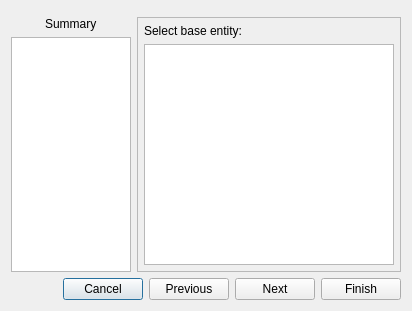
<?xml version="1.0" encoding="UTF-8"?>
<ui version="4.0">
 <class>entity_generator</class>
 <widget class="QDialog" name="entity_generator">
  <property name="windowModality">
   <enum>Qt::NonModal</enum>
  </property>
  <property name="geometry">
   <rect>
    <x>0</x>
    <y>0</y>
    <width>412</width>
    <height>311</height>
   </rect>
  </property>
  <property name="minimumSize">
   <size>
    <width>0</width>
    <height>0</height>
   </size>
  </property>
  <property name="maximumSize">
   <size>
    <width>466</width>
    <height>16777215</height>
   </size>
  </property>
  <property name="windowTitle">
   <string>New Entity</string>
  </property>
  <layout class="QVBoxLayout" name="verticalLayout_5">
   <item alignment="Qt::AlignHCenter">
    <widget class="QFrame" name="frame_pbar">
     <property name="sizePolicy">
      <sizepolicy hsizetype="Minimum" vsizetype="Minimum">
       <horstretch>0</horstretch>
       <verstretch>0</verstretch>
      </sizepolicy>
     </property>
     <property name="frameShape">
      <enum>QFrame::NoFrame</enum>
     </property>
     <property name="frameShadow">
      <enum>QFrame::Raised</enum>
     </property>
     <layout class="QHBoxLayout" name="pbar_layout">
      <property name="spacing">
       <number>0</number>
      </property>
      <property name="sizeConstraint">
       <enum>QLayout::SetMinimumSize</enum>
      </property>
      <property name="leftMargin">
       <number>0</number>
      </property>
      <property name="topMargin">
       <number>0</number>
      </property>
      <property name="rightMargin">
       <number>0</number>
      </property>
      <property name="bottomMargin">
       <number>0</number>
      </property>
     </layout>
    </widget>
   </item>
   <item>
    <layout class="QHBoxLayout" name="horizontalLayout_4">
     <item>
      <widget class="QFrame" name="frame_5">
       <property name="frameShape">
        <enum>QFrame::NoFrame</enum>
       </property>
       <property name="frameShadow">
        <enum>QFrame::Raised</enum>
       </property>
       <layout class="QVBoxLayout" name="verticalLayout">
        <property name="leftMargin">
         <number>0</number>
        </property>
        <property name="topMargin">
         <number>0</number>
        </property>
        <property name="rightMargin">
         <number>0</number>
        </property>
        <property name="bottomMargin">
         <number>0</number>
        </property>
        <item alignment="Qt::AlignHCenter">
         <widget class="QFrame" name="frame_14">
          <property name="frameShape">
           <enum>QFrame::NoFrame</enum>
          </property>
          <property name="frameShadow">
           <enum>QFrame::Raised</enum>
          </property>
          <layout class="QHBoxLayout" name="horizontalLayout_8">
           <property name="spacing">
            <number>0</number>
           </property>
           <property name="leftMargin">
            <number>0</number>
           </property>
           <property name="topMargin">
            <number>0</number>
           </property>
           <property name="rightMargin">
            <number>0</number>
           </property>
           <property name="bottomMargin">
            <number>0</number>
           </property>
           <item>
            <widget class="QLabel" name="label_6">
             <property name="text">
              <string>Summary</string>
             </property>
            </widget>
           </item>
          </layout>
         </widget>
        </item>
        <item>
         <widget class="QFrame" name="frame_15">
          <property name="frameShape">
           <enum>QFrame::NoFrame</enum>
          </property>
          <property name="frameShadow">
           <enum>QFrame::Raised</enum>
          </property>
          <layout class="QHBoxLayout" name="horizontalLayout_9">
           <property name="spacing">
            <number>0</number>
           </property>
           <property name="leftMargin">
            <number>0</number>
           </property>
           <property name="topMargin">
            <number>0</number>
           </property>
           <property name="rightMargin">
            <number>0</number>
           </property>
           <property name="bottomMargin">
            <number>0</number>
           </property>
           <item>
            <widget class="QTableView" name="table_summary">
             <property name="sizePolicy">
              <sizepolicy hsizetype="Ignored" vsizetype="Expanding">
               <horstretch>0</horstretch>
               <verstretch>0</verstretch>
              </sizepolicy>
             </property>
             <property name="minimumSize">
              <size>
               <width>120</width>
               <height>0</height>
              </size>
             </property>
             <attribute name="horizontalHeaderVisible">
              <bool>true</bool>
             </attribute>
            </widget>
           </item>
          </layout>
         </widget>
        </item>
       </layout>
      </widget>
     </item>
     <item>
      <widget class="QFrame" name="frame_2">
       <property name="sizePolicy">
        <sizepolicy hsizetype="Preferred" vsizetype="Expanding">
         <horstretch>0</horstretch>
         <verstretch>0</verstretch>
        </sizepolicy>
       </property>
       <property name="frameShape">
        <enum>QFrame::NoFrame</enum>
       </property>
       <property name="frameShadow">
        <enum>QFrame::Raised</enum>
       </property>
       <layout class="QVBoxLayout" name="verticalLayout_2">
        <property name="leftMargin">
         <number>0</number>
        </property>
        <property name="topMargin">
         <number>0</number>
        </property>
        <property name="rightMargin">
         <number>0</number>
        </property>
        <property name="bottomMargin">
         <number>0</number>
        </property>
        <item>
         <widget class="QStackedWidget" name="stackedWidget">
          <property name="maximumSize">
           <size>
            <width>300</width>
            <height>16777215</height>
           </size>
          </property>
          <property name="frameShape">
           <enum>QFrame::StyledPanel</enum>
          </property>
          <property name="currentIndex">
           <number>5</number>
          </property>
          <widget class="QWidget" name="page0">
           <layout class="QVBoxLayout" name="verticalLayout_3">
            <property name="leftMargin">
             <number>6</number>
            </property>
            <property name="topMargin">
             <number>6</number>
            </property>
            <property name="rightMargin">
             <number>6</number>
            </property>
            <property name="bottomMargin">
             <number>6</number>
            </property>
            <item alignment="Qt::AlignLeft">
             <widget class="QFrame" name="frame_8">
              <property name="frameShape">
               <enum>QFrame::NoFrame</enum>
              </property>
              <property name="frameShadow">
               <enum>QFrame::Raised</enum>
              </property>
              <layout class="QHBoxLayout" name="horizontalLayout_12">
               <property name="leftMargin">
                <number>0</number>
               </property>
               <property name="topMargin">
                <number>0</number>
               </property>
               <property name="rightMargin">
                <number>0</number>
               </property>
               <property name="bottomMargin">
                <number>0</number>
               </property>
               <item>
                <widget class="QLabel" name="label_2">
                 <property name="text">
                  <string>Select type:</string>
                 </property>
                </widget>
               </item>
              </layout>
             </widget>
            </item>
            <item>
             <spacer name="verticalSpacer_3">
              <property name="orientation">
               <enum>Qt::Vertical</enum>
              </property>
              <property name="sizeHint" stdset="0">
               <size>
                <width>20</width>
                <height>74</height>
               </size>
              </property>
             </spacer>
            </item>
            <item alignment="Qt::AlignHCenter">
             <widget class="QFrame" name="frame_6">
              <property name="frameShape">
               <enum>QFrame::NoFrame</enum>
              </property>
              <property name="frameShadow">
               <enum>QFrame::Raised</enum>
              </property>
              <layout class="QVBoxLayout" name="verticalLayout_7">
               <property name="leftMargin">
                <number>0</number>
               </property>
               <property name="topMargin">
                <number>0</number>
               </property>
               <property name="rightMargin">
                <number>0</number>
               </property>
               <property name="bottomMargin">
                <number>0</number>
               </property>
               <item>
                <widget class="QRadioButton" name="rbutton_node">
                 <property name="text">
                  <string>Node</string>
                 </property>
                 <property name="checked">
                  <bool>true</bool>
                 </property>
                </widget>
               </item>
               <item>
                <widget class="QRadioButton" name="rbutton_arc">
                 <property name="text">
                  <string>Arc</string>
                 </property>
                </widget>
               </item>
              </layout>
             </widget>
            </item>
            <item>
             <spacer name="verticalSpacer_4">
              <property name="orientation">
               <enum>Qt::Vertical</enum>
              </property>
              <property name="sizeHint" stdset="0">
               <size>
                <width>20</width>
                <height>73</height>
               </size>
              </property>
             </spacer>
            </item>
           </layout>
          </widget>
          <widget class="QWidget" name="page1">
           <layout class="QVBoxLayout" name="verticalLayout_9">
            <property name="leftMargin">
             <number>6</number>
            </property>
            <property name="topMargin">
             <number>6</number>
            </property>
            <property name="rightMargin">
             <number>6</number>
            </property>
            <property name="bottomMargin">
             <number>6</number>
            </property>
            <item>
             <widget class="QFrame" name="frame_7">
              <property name="frameShape">
               <enum>QFrame::NoFrame</enum>
              </property>
              <property name="frameShadow">
               <enum>QFrame::Raised</enum>
              </property>
              <layout class="QVBoxLayout" name="verticalLayout_10">
               <property name="leftMargin">
                <number>0</number>
               </property>
               <property name="topMargin">
                <number>0</number>
               </property>
               <property name="rightMargin">
                <number>0</number>
               </property>
               <property name="bottomMargin">
                <number>0</number>
               </property>
               <item>
                <widget class="QLabel" name="label">
                 <property name="text">
                  <string>Select network:</string>
                 </property>
                </widget>
               </item>
              </layout>
             </widget>
            </item>
            <item>
             <widget class="QFrame" name="frame_4">
              <property name="frameShape">
               <enum>QFrame::NoFrame</enum>
              </property>
              <property name="frameShadow">
               <enum>QFrame::Raised</enum>
              </property>
              <layout class="QHBoxLayout" name="horizontalLayout_11">
               <property name="leftMargin">
                <number>0</number>
               </property>
               <property name="topMargin">
                <number>0</number>
               </property>
               <property name="rightMargin">
                <number>0</number>
               </property>
               <property name="bottomMargin">
                <number>0</number>
               </property>
               <item>
                <widget class="QListView" name="list_network">
                 <property name="editTriggers">
                  <set>QAbstractItemView::NoEditTriggers</set>
                 </property>
                </widget>
               </item>
              </layout>
             </widget>
            </item>
           </layout>
          </widget>
          <widget class="QWidget" name="page2">
           <layout class="QVBoxLayout" name="verticalLayout_4">
            <property name="leftMargin">
             <number>6</number>
            </property>
            <property name="topMargin">
             <number>6</number>
            </property>
            <property name="rightMargin">
             <number>6</number>
            </property>
            <property name="bottomMargin">
             <number>6</number>
            </property>
            <item alignment="Qt::AlignLeft">
             <widget class="QFrame" name="frame_10">
              <property name="frameShape">
               <enum>QFrame::NoFrame</enum>
              </property>
              <property name="frameShadow">
               <enum>QFrame::Raised</enum>
              </property>
              <layout class="QHBoxLayout" name="horizontalLayout_13">
               <property name="leftMargin">
                <number>0</number>
               </property>
               <property name="topMargin">
                <number>0</number>
               </property>
               <property name="rightMargin">
                <number>0</number>
               </property>
               <property name="bottomMargin">
                <number>0</number>
               </property>
               <item>
                <widget class="QLabel" name="label_3">
                 <property name="text">
                  <string>Select token:</string>
                 </property>
                </widget>
               </item>
              </layout>
             </widget>
            </item>
            <item>
             <widget class="QFrame" name="frame_9">
              <property name="frameShape">
               <enum>QFrame::NoFrame</enum>
              </property>
              <property name="frameShadow">
               <enum>QFrame::Raised</enum>
              </property>
              <layout class="QHBoxLayout" name="horizontalLayout_3">
               <property name="leftMargin">
                <number>0</number>
               </property>
               <property name="topMargin">
                <number>0</number>
               </property>
               <property name="rightMargin">
                <number>0</number>
               </property>
               <property name="bottomMargin">
                <number>0</number>
               </property>
               <item>
                <widget class="QListView" name="list_token">
                 <property name="editTriggers">
                  <set>QAbstractItemView::NoEditTriggers</set>
                 </property>
                </widget>
               </item>
              </layout>
             </widget>
            </item>
           </layout>
          </widget>
          <widget class="QWidget" name="page3">
           <layout class="QVBoxLayout" name="verticalLayout_11">
            <property name="leftMargin">
             <number>6</number>
            </property>
            <property name="topMargin">
             <number>6</number>
            </property>
            <property name="rightMargin">
             <number>6</number>
            </property>
            <property name="bottomMargin">
             <number>6</number>
            </property>
            <item alignment="Qt::AlignLeft">
             <widget class="QFrame" name="frame_18">
              <property name="frameShape">
               <enum>QFrame::NoFrame</enum>
              </property>
              <property name="frameShadow">
               <enum>QFrame::Raised</enum>
              </property>
              <layout class="QHBoxLayout" name="horizontalLayout_14">
               <property name="leftMargin">
                <number>0</number>
               </property>
               <property name="topMargin">
                <number>0</number>
               </property>
               <property name="rightMargin">
                <number>0</number>
               </property>
               <property name="bottomMargin">
                <number>0</number>
               </property>
               <item>
                <widget class="QLabel" name="label_mechanism">
                 <property name="text">
                  <string>Select Mechanism:</string>
                 </property>
                </widget>
               </item>
              </layout>
             </widget>
            </item>
            <item>
             <widget class="QFrame" name="frame_11">
              <property name="frameShape">
               <enum>QFrame::NoFrame</enum>
              </property>
              <property name="frameShadow">
               <enum>QFrame::Raised</enum>
              </property>
              <layout class="QHBoxLayout" name="horizontalLayout_5">
               <property name="leftMargin">
                <number>0</number>
               </property>
               <property name="topMargin">
                <number>0</number>
               </property>
               <property name="rightMargin">
                <number>0</number>
               </property>
               <property name="bottomMargin">
                <number>0</number>
               </property>
               <item>
                <widget class="QListView" name="list_mechanism">
                 <property name="editTriggers">
                  <set>QAbstractItemView::NoEditTriggers</set>
                 </property>
                </widget>
               </item>
              </layout>
             </widget>
            </item>
           </layout>
          </widget>
          <widget class="QWidget" name="page4">
           <layout class="QVBoxLayout" name="verticalLayout_13">
            <property name="leftMargin">
             <number>6</number>
            </property>
            <property name="topMargin">
             <number>6</number>
            </property>
            <property name="rightMargin">
             <number>6</number>
            </property>
            <property name="bottomMargin">
             <number>6</number>
            </property>
            <item alignment="Qt::AlignLeft">
             <widget class="QFrame" name="frame_12">
              <property name="frameShape">
               <enum>QFrame::NoFrame</enum>
              </property>
              <property name="frameShadow">
               <enum>QFrame::Raised</enum>
              </property>
              <layout class="QHBoxLayout" name="horizontalLayout_6">
               <property name="leftMargin">
                <number>0</number>
               </property>
               <property name="topMargin">
                <number>0</number>
               </property>
               <property name="rightMargin">
                <number>0</number>
               </property>
               <property name="bottomMargin">
                <number>0</number>
               </property>
               <item>
                <widget class="QLabel" name="label_5">
                 <property name="text">
                  <string>Select Nature:</string>
                 </property>
                </widget>
               </item>
              </layout>
             </widget>
            </item>
            <item>
             <widget class="QFrame" name="frame_13">
              <property name="frameShape">
               <enum>QFrame::NoFrame</enum>
              </property>
              <property name="frameShadow">
               <enum>QFrame::Raised</enum>
              </property>
              <layout class="QHBoxLayout" name="horizontalLayout_7">
               <property name="leftMargin">
                <number>0</number>
               </property>
               <property name="topMargin">
                <number>0</number>
               </property>
               <property name="rightMargin">
                <number>0</number>
               </property>
               <property name="bottomMargin">
                <number>0</number>
               </property>
               <item>
                <widget class="QListView" name="list_nature">
                 <property name="editTriggers">
                  <set>QAbstractItemView::NoEditTriggers</set>
                 </property>
                </widget>
               </item>
              </layout>
             </widget>
            </item>
           </layout>
          </widget>
          <widget class="QWidget" name="page5">
           <layout class="QVBoxLayout" name="verticalLayout_8">
            <property name="leftMargin">
             <number>6</number>
            </property>
            <property name="topMargin">
             <number>6</number>
            </property>
            <property name="rightMargin">
             <number>6</number>
            </property>
            <property name="bottomMargin">
             <number>6</number>
            </property>
            <item>
             <widget class="QFrame" name="frame_16">
              <property name="enabled">
               <bool>true</bool>
              </property>
              <property name="frameShape">
               <enum>QFrame::NoFrame</enum>
              </property>
              <property name="frameShadow">
               <enum>QFrame::Raised</enum>
              </property>
              <layout class="QVBoxLayout" name="verticalLayout_6">
               <property name="leftMargin">
                <number>0</number>
               </property>
               <property name="topMargin">
                <number>0</number>
               </property>
               <property name="rightMargin">
                <number>0</number>
               </property>
               <property name="bottomMargin">
                <number>0</number>
               </property>
               <item>
                <widget class="QLabel" name="label_7">
                 <property name="text">
                  <string>Select base entity:</string>
                 </property>
                </widget>
               </item>
              </layout>
             </widget>
            </item>
            <item>
             <widget class="QFrame" name="frame_19">
              <property name="frameShape">
               <enum>QFrame::NoFrame</enum>
              </property>
              <property name="frameShadow">
               <enum>QFrame::Raised</enum>
              </property>
              <layout class="QHBoxLayout" name="horizontalLayout_10">
               <property name="leftMargin">
                <number>0</number>
               </property>
               <property name="topMargin">
                <number>0</number>
               </property>
               <property name="rightMargin">
                <number>0</number>
               </property>
               <property name="bottomMargin">
                <number>0</number>
               </property>
               <item>
                <widget class="QTreeView" name="tree_bases">
                 <property name="editTriggers">
                  <set>QAbstractItemView::NoEditTriggers</set>
                 </property>
                 <property name="selectionMode">
                  <enum>QAbstractItemView::MultiSelection</enum>
                 </property>
                 <attribute name="headerVisible">
                  <bool>false</bool>
                 </attribute>
                </widget>
               </item>
              </layout>
             </widget>
            </item>
           </layout>
          </widget>
         </widget>
        </item>
       </layout>
      </widget>
     </item>
    </layout>
   </item>
   <item alignment="Qt::AlignRight">
    <widget class="QFrame" name="frame_3">
     <property name="frameShape">
      <enum>QFrame::NoFrame</enum>
     </property>
     <property name="frameShadow">
      <enum>QFrame::Raised</enum>
     </property>
     <layout class="QHBoxLayout" name="horizontalLayout_2">
      <property name="leftMargin">
       <number>0</number>
      </property>
      <property name="topMargin">
       <number>0</number>
      </property>
      <property name="rightMargin">
       <number>0</number>
      </property>
      <property name="bottomMargin">
       <number>0</number>
      </property>
      <item>
       <widget class="QPushButton" name="pbutton_cancel">
        <property name="text">
         <string>Cancel</string>
        </property>
       </widget>
      </item>
      <item>
       <widget class="QPushButton" name="pbutton_previous">
        <property name="text">
         <string>Previous</string>
        </property>
       </widget>
      </item>
      <item>
       <widget class="QPushButton" name="pbutton_next">
        <property name="text">
         <string>Next</string>
        </property>
       </widget>
      </item>
      <item>
       <widget class="QPushButton" name="pbutton_finish">
        <property name="text">
         <string>Finish</string>
        </property>
       </widget>
      </item>
     </layout>
    </widget>
   </item>
  </layout>
 </widget>
 <resources/>
 <connections/>
</ui>
